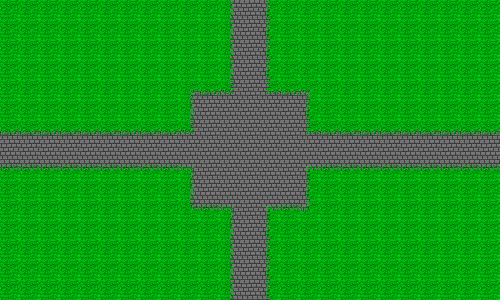

A 2D game scene composited from a Tiled map and its tileset images. What follows is a short description and the map's XML, with every tile layer's data as written:
An orthogonal 25x15 tile map with 20x20 px tiles, 1 tile layer (Tile Layer 1).

<map version="1.0" tiledversion="1.0.2" orientation="orthogonal" renderorder="right-down" width="25" height="15" tilewidth="20" tileheight="20" nextobjectid="1">
 <tileset firstgid="1" source="../../Textures/Tilemaps/stone.tsx" />
 <layer name="Tile Layer 1" width="25" height="15">
  <data encoding="csv">
14,14,14,14,14,14,14,14,14,14,14,4,1,2,14,14,14,14,14,14,14,14,14,14,14,
14,14,14,14,14,14,14,14,14,14,14,4,1,2,14,14,14,14,14,14,14,14,14,14,14,
14,14,14,14,14,14,14,14,14,14,14,4,1,2,14,14,14,14,14,14,14,14,14,14,14,
14,14,14,14,14,14,14,14,14,14,14,4,1,2,14,14,14,14,14,14,14,14,14,14,14,
14,14,14,14,14,14,14,14,14,11,5,9,1,6,5,12,14,14,14,14,14,14,14,14,14,
14,14,14,14,14,14,14,14,14,4,1,1,1,1,1,2,14,14,14,14,14,14,14,14,14,
5,5,5,5,5,5,5,5,5,9,1,1,1,1,1,6,5,5,5,5,5,5,5,5,5,
1,1,1,1,1,1,1,1,1,1,1,1,1,1,1,1,1,1,1,1,1,1,1,1,1,
3,3,3,3,3,3,3,3,3,8,1,1,1,1,1,7,3,3,3,3,3,3,3,3,3,
14,14,14,14,14,14,14,14,14,4,1,1,1,1,1,2,14,14,14,14,14,14,14,14,14,
14,14,14,14,14,14,14,14,14,10,3,8,1,7,3,13,14,14,14,14,14,14,14,14,14,
14,14,14,14,14,14,14,14,14,14,14,4,1,2,14,14,14,14,14,14,14,14,14,14,14,
14,14,14,14,14,14,14,14,14,14,14,4,1,2,14,14,14,14,14,14,14,14,14,14,14,
14,14,14,14,14,14,14,14,14,14,14,4,1,2,14,14,14,14,14,14,14,14,14,14,14,
14,14,14,14,14,14,14,14,14,14,14,4,1,2,14,14,14,14,14,14,14,14,14,14,14
</data>
 </layer>
</map>